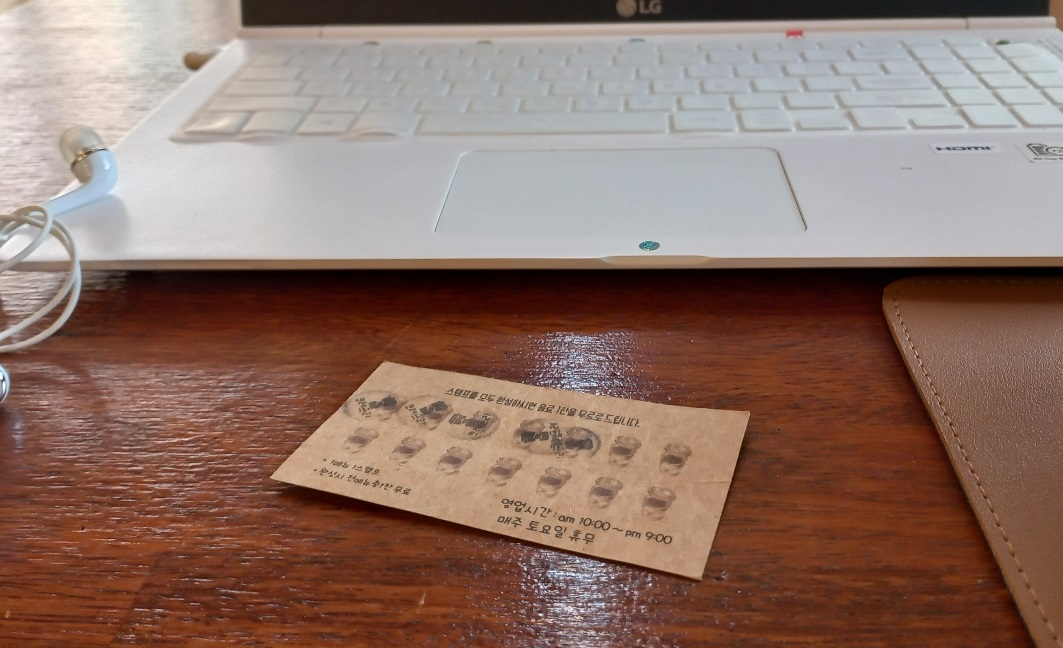
#> input picture chap08/images/creperie.jpg, 1063 x 648 px
$ python 00.perspective.py
#> lines starting #> are read from the running program, lines starting #| are printed output that depends on the picture
import numpy as np, cv2, sys

src = cv2.imread("images/creperie.jpg")
#> src is the input picture: shape (648, 1063, 3); mean B, G, R 103.6, 114.2, 141.1
if src is None: print('Image load failed!'); sys.exit()

height, width = src.shape[:2]
#> height = 648; width = 1063
print("creperie card on the table", width, height)
#| creperie card on the table 1063 648

w, h = 720, 400   # 출력이미지 크기

srcQuad = np.array([[382,360], [748,412], [699,579], [270,478]], np.float32)   # 소스 영상 네 꼭짓점 좌표
dstQuad = np.array([[0,0], [w-1,0], [w-1,h-1], [0,h-1]], np.float32)

pers = cv2.getPerspectiveTransform(srcQuad, dstQuad)   # perspective 변환 행렬 반환
dst = cv2.warpPerspective(src, pers, (w, h))           # perspective 변환
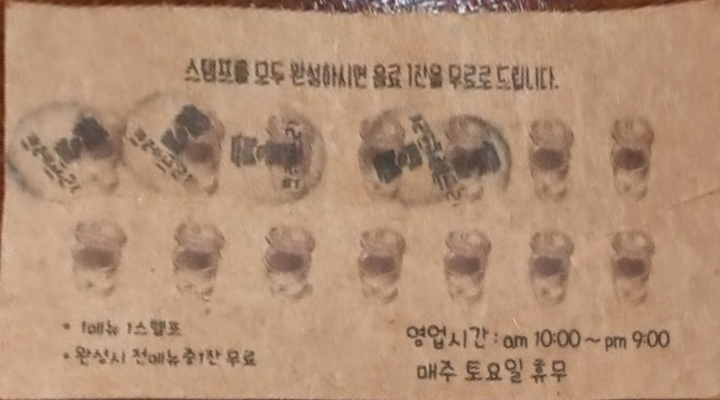
#> dst: shape (400, 720, 3); mean B, G, R 117.4, 143.6, 177.5

cv2.imshow('src', src)
cv2.imshow('dst', dst)
cv2.waitKey()

$ run again, with chap08/images/affine1.jpg copied over chap08/images/creperie.jpg
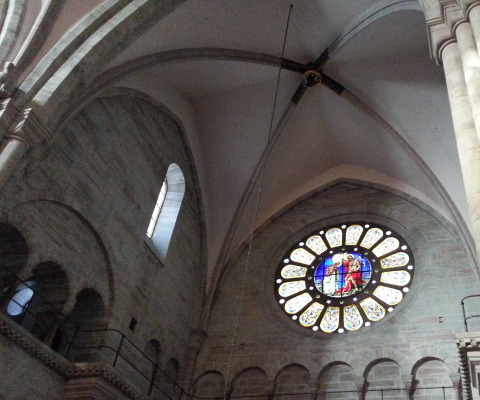
#> input picture chap08/images/affine1.jpg, 480 x 400 px
#> src is the input picture: shape (400, 480, 3); mean B, G, R 84.6, 87.2, 91.8
#| creperie card on the table 480 400
#> `dst = cv2.warpPerspective(src, pers, (w, h))`:
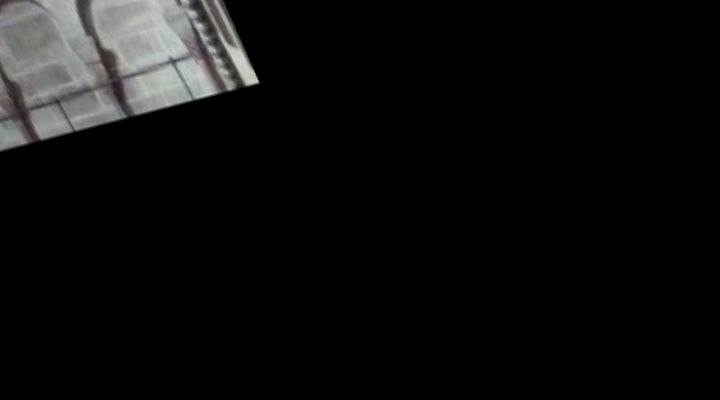
#> dst: shape (400, 720, 3); mean B, G, R 13.3, 13.5, 13.4
